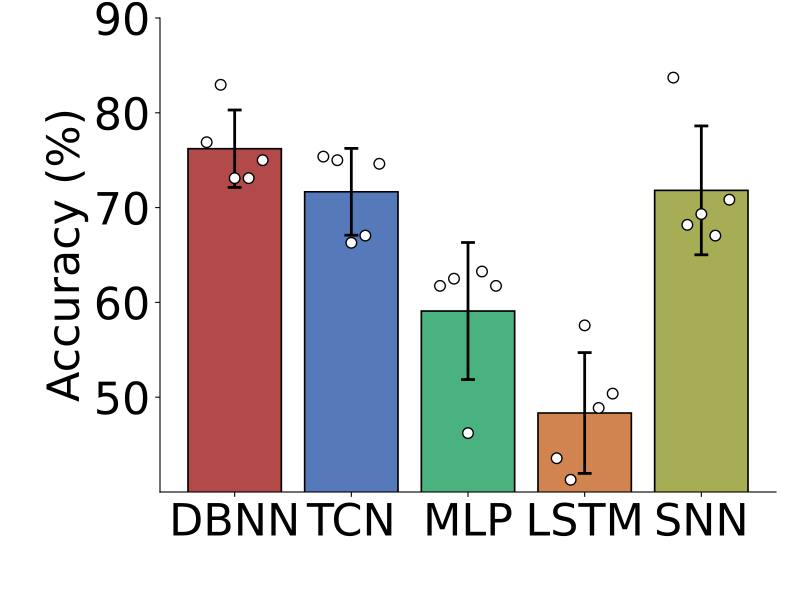

Reproduce this figure in Python.
import csv
import os
from pathlib import Path
import matplotlib
matplotlib.use("Agg")
import matplotlib.pyplot as plt

import numpy as np
import torch
from torch import nn
import torch.nn.functional as F


class FixedBilinear(nn.Module):
    def __init__(self):
        super().__init__()
        self.weight = nn.Parameter(torch.empty(1, 500, 500), requires_grad=False)
        self.register_buffer("bias", torch.empty(1))


class FixedCore(nn.Module):
    def __init__(self, variant, dt):
        super().__init__()
        if variant != "dbnn":
            raise ValueError(variant)
        self.dt = float(dt)
        for name in ("tau_rise", "tau_decay", "omega"):
            self.register_parameter(name, nn.Parameter(torch.empty(500), requires_grad=False))
        for name in ("v_th", "reset_amp", "tau_reset"):
            self.register_parameter(name, nn.Parameter(torch.empty(()), requires_grad=False))
        self.bilinear = FixedBilinear()

    def forward(self, inputs):
        steps = inputs.shape[-1]
        lag = (torch.arange(steps, dtype=inputs.dtype, device=inputs.device) * self.dt - 0.5).clamp_min(0)
        kernels = self.omega[:, None] * (1.0 - torch.exp(-lag / self.tau_rise[:, None])) * torch.exp(-lag / self.tau_decay[:, None])
        size = 1 << (2 * steps - 2).bit_length()
        filtered = torch.fft.irfft(torch.fft.rfft(inputs, n=size, dim=-1) * torch.fft.rfft(kernels, n=size, dim=-1)[None], n=size, dim=-1)[..., :steps].transpose(1, 2)
        drive = filtered.sum(dim=-1) + self.bilinear.bias
        weight = self.bilinear.weight[0].to(filtered.dtype)
        weight = weight - torch.diag_embed(weight.diagonal())
        drive = drive + torch.einsum("bti,ij,btj->bt", filtered, weight, filtered)
        if bool(torch.all(drive < self.v_th)):
            return drive
        alpha = torch.exp(-torch.tensor(self.dt, dtype=drive.dtype, device=drive.device) / self.tau_reset.abs().clamp_min(1e-4))
        reset = torch.zeros(inputs.shape[0], device=inputs.device, dtype=inputs.dtype)
        values = []
        for step in range(steps):
            voltage = drive[:, step] + reset
            spike = (voltage >= self.v_th).to(voltage.dtype)
            reset = alpha * reset - self.reset_amp.abs() * spike
            values.append(voltage)
        return torch.stack(values, dim=-1)

class LocalEncoder(nn.Module):
    def __init__(self, dataset):
        super().__init__()
        self.dataset = dataset
        self.feature_maps = 8
        self.convolutions = nn.Sequential(nn.Conv2d(2, 96, 3, padding=1, groups=2), nn.GELU(), nn.Conv2d(96, 128, 3, padding=1, groups=2), nn.GELU(), nn.Conv2d(128, 16, 1, groups=2))
        self.node_mix_logits = nn.Parameter(torch.empty(2, 250, 8))
        self.log_input_gain = nn.Parameter(torch.empty(2))
        self.register_buffer("synapse_to_node", torch.empty(500, dtype=torch.int64))

    def forward(self, inputs):
        batch, steps = inputs.shape[:2]
        if self.dataset == "gait_recognition":
            frames = inputs.float().reshape(batch * steps, 1, 48, 30) / 255.0
            frames = F.adaptive_avg_pool2d(frames, (16, 16)).repeat(1, 2, 1, 1)
        else:
            frames = inputs.float().reshape(batch * steps, 2, 7, 7)[:, [1, 0]]
        frames = torch.sigmoid(self.convolutions(frames))
        if frames.shape[-2:] != (16, 16):
            frames = F.interpolate(frames, size=(16, 16), mode="bilinear", align_corners=False)
        frames = frames.reshape(batch * steps, 2, self.feature_maps, 256)[..., :250]
        weights = self.node_mix_logits.softmax(dim=-1)
        nodes = torch.einsum("bpkm,pmk->bpm", frames, weights)
        gains = self.log_input_gain.exp().clamp(1e-7, 0.2)
        nodes = (nodes * gains[None, :, None]).reshape(batch, steps, 500)
        return nodes[:, :, self.synapse_to_node].transpose(1, 2)


class LocalDBNN(nn.Module):
    def __init__(self, dataset, variant="dbnn"):
        super().__init__()
        self.dataset = dataset
        self.phases = 20 if dataset == "gait_recognition" else 49
        self.front = LocalEncoder(dataset)
        dt = 2.0 if dataset == "gait_recognition" else 1.0 if dataset == "dvs_gesture" else 10.0
        self.core = FixedCore(variant, dt)
        output_steps = 1000 if dataset == "gait_recognition" else 980
        classes = 11 if dataset == "dvs_gesture" else 10
        self.classifier = nn.Linear(output_steps, classes)
        self.logit_gain = nn.Parameter(torch.empty(()))

    def features_before_classifier(self, inputs):
        encoded = self.front(inputs)
        node_phase = torch.div(torch.arange(250, device=encoded.device) * self.phases, 250, rounding_mode="floor").repeat(2)
        synapse_phase = node_phase[self.front.synapse_to_node]
        phase_mask = F.one_hot(synapse_phase, num_classes=self.phases).to(encoded.dtype)
        encoded = (encoded.unsqueeze(-1) * phase_mask[None, :, None, :]).reshape(encoded.shape[0], 500, -1)
        if encoded.shape[-1] != self.classifier.in_features:
            encoded = F.interpolate(encoded, size=self.classifier.in_features, mode="linear", align_corners=False)
        trace = self.core(encoded)
        return (trace - self.core.bilinear.bias) / 0.3

    def forward(self, inputs):
        return self.classifier(self.features_before_classifier(inputs)) * self.logit_gain


class TemporalTCN(nn.Module):
    def __init__(self, features, classes, width):
        super().__init__()
        self.net = nn.Sequential(nn.Conv1d(features, width, 3, padding=1), nn.GELU(), nn.Dropout(0.1), nn.Conv1d(width, width, 3, padding=2, dilation=2), nn.GELU(), nn.Dropout(0.1))
        self.classifier = nn.Linear(width, classes)

    def features_before_classifier(self, inputs):
        return self.net(inputs.transpose(1, 2)).mean(dim=2)

    def forward(self, inputs):
        return self.classifier(self.features_before_classifier(inputs))


class TemporalMLP(nn.Module):
    def __init__(self, features, steps, classes, width):
        super().__init__()
        self.net = nn.Sequential(nn.Flatten(), nn.Linear(features * steps, width), nn.GELU(), nn.Dropout(0.1), nn.Linear(width, classes))

    def features_before_classifier(self, inputs):
        return self.net[:4](inputs)

    def forward(self, inputs):
        return self.net(inputs)


class TemporalLSTM(nn.Module):
    def __init__(self, features, classes, projection, hidden):
        super().__init__()
        self.input_projection = nn.Linear(features, projection)
        self.lstm = nn.LSTM(projection, hidden, batch_first=True)
        self.dropout = nn.Dropout(0.1)
        self.classifier = nn.Linear(hidden, classes)

    def features_before_classifier(self, inputs):
        _, (hidden, _) = self.lstm(self.input_projection(inputs))
        return self.dropout(hidden[-1])

    def forward(self, inputs):
        return self.classifier(self.features_before_classifier(inputs))


class TemporalSNN(nn.Module):
    def __init__(self, features, classes, hidden):
        super().__init__()
        self.input_gain_raw = nn.Parameter(torch.empty(()))
        self.hidden_layer = nn.Linear(features, hidden)
        self.output_layer = nn.Linear(hidden, classes)

    def simulate(self, inputs):
        hidden = inputs.new_zeros((inputs.shape[0], self.hidden_layer.out_features))
        output = inputs.new_zeros((inputs.shape[0], self.output_layer.out_features))
        logits = torch.zeros_like(output)
        hidden_sum = torch.zeros_like(hidden)
        gain = F.softplus(self.input_gain_raw)
        for step in range(inputs.shape[1]):
            hidden = 0.2 * hidden + self.hidden_layer(gain * inputs[:, step])
            hidden_spikes = (hidden >= 1.0).to(hidden.dtype)
            hidden = hidden - hidden_spikes
            output = 0.2 * output + self.output_layer(hidden_spikes)
            output_spikes = (output >= 1.0).to(output.dtype)
            output = output - output_spikes
            logits = logits + output
            hidden_sum = hidden_sum + hidden_spikes
        return logits / inputs.shape[1], hidden_sum / inputs.shape[1]

    def features_before_classifier(self, inputs):
        return self.simulate(inputs)[1]

    def forward(self, inputs):
        return self.simulate(inputs)[0]


def make_model(dataset, name, variant="dbnn"):
    gait = dataset == "gait_recognition"
    features = 18 if gait else 98
    steps = 50 if gait else 20
    classes = 11 if dataset == "dvs_gesture" else 10
    if name == "dbnn":
        return LocalDBNN(dataset, variant)
    if name == "tcn":
        return TemporalTCN(features, classes, 64 if gait else 24)
    if name == "mlp":
        return TemporalMLP(features, steps, classes, 80 if gait else 5)
    if name == "lstm":
        return TemporalLSTM(features, classes, 64 if gait else 54, 64 if gait else 13)
    if name == "snn":
        return TemporalSNN(features, classes, 400 if gait else 83)
    raise ValueError(name)


SCRIPT_DIR = Path(__file__).resolve().parent
ROOT = Path(__file__).resolve().parents[3]
DATA_DIR = ROOT / "nc_final_data/Figure6/Figure6_d2"
SOURCE_DIR = ROOT / "nc_final_source_data/Figure6/Figure6_d2"
DATASET = "dvs_gesture"
NAMES = ("dbnn", "tcn", "mlp", "lstm", "snn")
COLORS = ("#B24A4A", "#5679BA", "#4AB27E", "#D1844F", "#A6AD55")




def write_table(path, columns, runs, means, stds):
    values = np.asarray(runs)
    if values.ndim != 2 or values.shape[0] != len(columns) or len(means) != len(columns) or len(stds) != len(columns):
        raise ValueError("Unexpected source table shape")
    path.parent.mkdir(parents=True, exist_ok=True)
    temporary = path.with_name(f".{path.name}.{os.getpid()}.tmp")
    try:
        with temporary.open("w", encoding="utf-8", newline="") as stream:
            writer = csv.writer(stream)
            writer.writerow(["run", *columns])
            for index in range(values.shape[1]):
                writer.writerow([f"run_{index + 1}", *values[:, index]])
            writer.writerow(["mean", *means])
            writer.writerow(["std", *stds])
        os.replace(temporary, path)
    finally:
        if temporary.exists():
            temporary.unlink()


def main():
    torch.set_num_threads(4)
    torch.backends.cuda.matmul.allow_tf32 = False
    torch.backends.cudnn.allow_tf32 = False
    device = torch.device("cuda" if torch.cuda.is_available() else "cpu")
    inputs = torch.from_numpy(np.load(DATA_DIR / "test_input.npy", allow_pickle=False)).to(device)
    labels = torch.from_numpy(np.load(DATA_DIR / "test_label.npy", allow_pickle=False)).long().to(device)
    dbnn_inputs = torch.from_numpy(np.load(DATA_DIR / "test_frames.npy", allow_pickle=False)).to(device) if DATASET == "gait_recognition" else inputs
    accuracy = np.empty((len(NAMES), 5), dtype=np.float64)
    with torch.inference_mode():
        for model_index, name in enumerate(NAMES):
            x = dbnn_inputs if name == "dbnn" else inputs
            for run in range(1, 6):
                checkpoint = torch.load(DATA_DIR / name / f"checkpoint_{run}.pt", map_location="cpu", weights_only=True)
                if set(checkpoint) != {"model_state"}:
                    raise ValueError("Unexpected checkpoint fields")
                model = make_model(DATASET, name).to(device).eval()
                model.load_state_dict(checkpoint["model_state"], strict=True)
                correct = 0
                for start in range(0, len(labels), 32):
                    prediction = model(x[start:start + 32].float()).argmax(dim=1)
                    correct += int((prediction == labels[start:start + 32]).sum())
                accuracy[model_index, run - 1] = correct / len(labels)
                print(name, run, correct, len(labels), flush=True)
    means = accuracy.mean(axis=1) * 100.0
    stds = accuracy.std(axis=1, ddof=1) * 100.0
    columns = [f"{name}_accuracy_percent" for name in NAMES]
    write_table(SOURCE_DIR / f"{SCRIPT_DIR.name}.csv", columns, accuracy * 100.0, means, stds)
    plot_accuracy(accuracy, means, stds)


def plot_accuracy(accuracy, means, stds):
    with plt.rc_context({"font.size": 32, "pdf.fonttype": 42, "ps.fonttype": 42}):
        fig, ax = plt.subplots(figsize=(8, 6))
        ax.bar(np.arange(len(NAMES)), means, width=0.8, color=COLORS, edgecolor="black", linewidth=1.2,
               yerr=stds, error_kw={"elinewidth": 2, "ecolor": "black", "capsize": 5, "capthick": 2})
        offsets = np.linspace(-0.24, 0.24, accuracy.shape[1])
        for index in range(len(NAMES)):
            ax.scatter(index + offsets, accuracy[index] * 100.0, s=58, facecolors="white", edgecolors="black", linewidths=1.0, zorder=5)
        ax.set_xticks(np.arange(len(NAMES)), ["DBNN", "TCN", "MLP", "LSTM", "SNN"])
        ax.set_ylabel("Accuracy (%)")
        ax.set_ylim(min(45.0, 5.0 * np.floor(np.min(means - stds) / 5.0)), 90.0)
        ax.set_yticks([50.0, 60.0, 70.0, 80.0, 90.0])
        lower, upper = ax.get_ylim()
        minimum, maximum = float(np.min(accuracy) * 100.0), float(np.max(accuracy) * 100.0)
        if minimum < lower or maximum > upper:
            lower = min(lower, max(0.0, 5.0 * np.floor((minimum - 0.5) / 5.0)))
            upper = max(upper, min(100.0, 5.0 * np.ceil((maximum + 0.5) / 5.0)))
            ax.set_ylim(lower, upper)
            step = 5.0 if upper - lower <= 25.0 else 10.0
            ax.set_yticks(np.arange(step * np.ceil(lower / step), upper + 0.1 * step, step))
        ax.spines["top"].set_visible(False)
        ax.spines["right"].set_visible(False)
        fig.subplots_adjust(left=0.20, right=0.97, bottom=0.18, top=0.97)
        fig.savefig(SCRIPT_DIR / "Figure6_d2.pdf", format="pdf")
        plt.close(fig)


if __name__ == "__main__":
    main()
